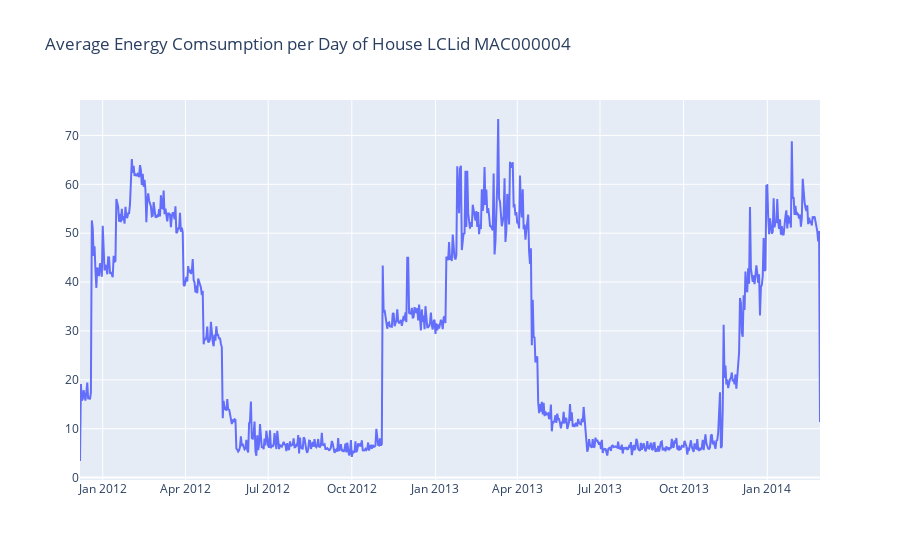

Source (notebook cell):
### Code cell
fig = {"data" : [{"x" : data_id34.date,"y" : data_id34.KWh,
                  "name" : "Total Run","line": {"width" : 2},
                  "type" : "scatter","mode" : "lines" }],
       
        "layout" : {"title": "Average Energy Comsumption per Day of House LCLid MAC000004"}}

iplot(fig)

### Figure 1 — Plotly figure (JSON) as saved in the notebook; plotly's stock layout.template omitted (floating-point values rounded to 4 significant figures; data arrays with more than 128 entries replaced by an {"elided": "..."} marker saying what was removed)
{"data": [{"line": {"width": 2}, "mode": "lines", "name": "Total Run", "type": "scatter", "x": {"elided": "815 str values"}, "y": {"elided": "815 float values"}}], "layout": {"title": {"text": "Average Energy Comsumption per Day of House LCLid MAC000004"}}}
